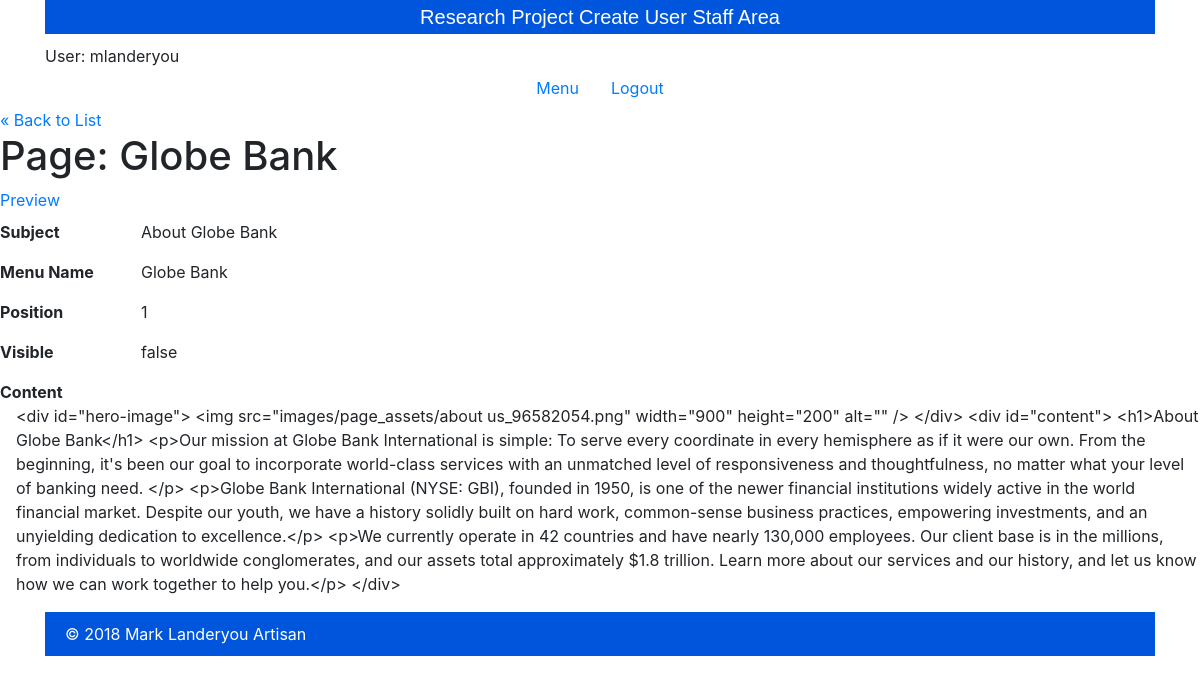
/staff/pages/show.php (signed in), run on the app's committed database.
### tables this page shows
CREATE TABLE `pages` (
  `id` int(11) NOT NULL,
  `subject_id` int(11) DEFAULT NULL,
  `menu_name` varchar(255) DEFAULT NULL,
  `position` int(3) DEFAULT NULL,
  `visible` tinyint(1) DEFAULT NULL,
  `content` text
);

CREATE TABLE `subjects` (
  `id` int(11) NOT NULL,
  `menu_name` varchar(255) DEFAULT NULL,
  `position` int(3) DEFAULT NULL,
  `visible` tinyint(1) DEFAULT NULL
);

### private/functions.php (called while the page is built, shortened)
<?php
function url_for($script_path) {
  return WWW_ROOT . $script_path;
}
function u($string="") {
  return urlencode($string);
}
function h($string="") {
  return htmlspecialchars($string);
}
?>

### private/database.php (called while the page is built, shortened)
<?php
  function db_escape($connection, $string) {
    return mysqli_real_escape_string($connection, $string);
  }
?>

### private/query_functions.php (called while the page is built, shortened)
<?php
  function find_subject_by_id($id, $options=[]) {
    global $db;
    $visible = $options['visible'] ?? false;
    $sql = "SELECT * FROM subjects ";
    $sql .= "WHERE id='" . db_escape($db, $id) . "' ";
    $result = mysqli_query($db, $sql);
    $subject = mysqli_fetch_assoc($result);
    return $subject;
  }
  function find_page_by_id($id, $options=[]) {
    global $db;
    $visible = $options['visible'] ?? false;
    $sql = "SELECT * FROM pages ";
    $sql .= "WHERE id='" . db_escape($db, $id) . "' ";
    $result = mysqli_query($db, $sql);
    $page = mysqli_fetch_assoc($result);
    return $page;
  }
?>

### public/staff/pages/show.php (the view, shortened to what this page needs)
<?php
$id = $_GET['id'] ?? '1';
$page = find_page_by_id($id);
?>
<?php include(SHARED_PATH . '/staff_header.php'); ?>
<div id="content">
  <a class="back-link" href="<?php echo url_for('/staff/pages/index.php'); ?>">&laquo; Back to List</a>
  <div class="page show">
    <h1>Page: <?php echo h($page['menu_name']); ?></h1>
    <div class="actions">
      <a class="action" href="<?php echo url_for('/index.php?id=' . h(u($page['id'])) . '&preview=true'); ?>" target="_blank">Preview</a>
    </div>
    <div class="attributes">
      <?php $subject = find_subject_by_id($page['subject_id']); ?>
      <dl>
        <dt>Subject</dt>
        <dd><?php echo h($subject['menu_name']); ?></dd>
      </dl>
      <dl>
        <dt>Menu Name</dt>
        <dd><?php echo h($page['menu_name']); ?></dd>
      </dl>
      <dl>
        <dt>Position</dt>
        <dd><?php echo h($page['position']); ?></dd>
      </dl>
      <dl>
        <dt>Visible</dt>
        <dd><?php echo $page['visible'] == '1' ? 'true' : 'false'; ?></dd>
      </dl>
      <dl>
        <dt>Content</dt>
        <dd><?php echo h($page['content']); ?></dd>
      </dl>
    </div>
  </div>
</div>
<?php include(SHARED_PATH . '/staff_footer.php'); ?>

### public/css/staffstyles.css (style rules this page uses)
dl { clear: both; overflow: hidden; margin: 0.5em 0; }
dt { float: left; font-weight: bold; width: 125px; }
dd { float: left; margin-left: 1em; }

### data on the page
pages: menu_name "Globe Bank", position "1", content "<div id=\"hero-image\"> <img src=\"images/page_assets/about us_96582054.png\" width=\"900\" height=\"200\" alt=\"\" /> </div> <div id=\"content\"> <h1>About Globe Bank</h1> <p>Our mission at Globe Bank International is simple: To serve every coordinate in every hemisphere as if it were our own. From the beginning, it's been our goal to incorporate world-class services with an unmatched level of responsiveness and thoughtfulness, no matter what your level of banking need. </p> <p>Globe Bank International (NYSE: GBI), founded in 1950, is one of the newer financial institutions widely active in the world financial market. Despite our youth, we have a history solidly built on hard work, common-sense…"
subjects: menu_name "About Globe Bank"

### other printed values
$_SESSION['username'] "mlanderyou"
